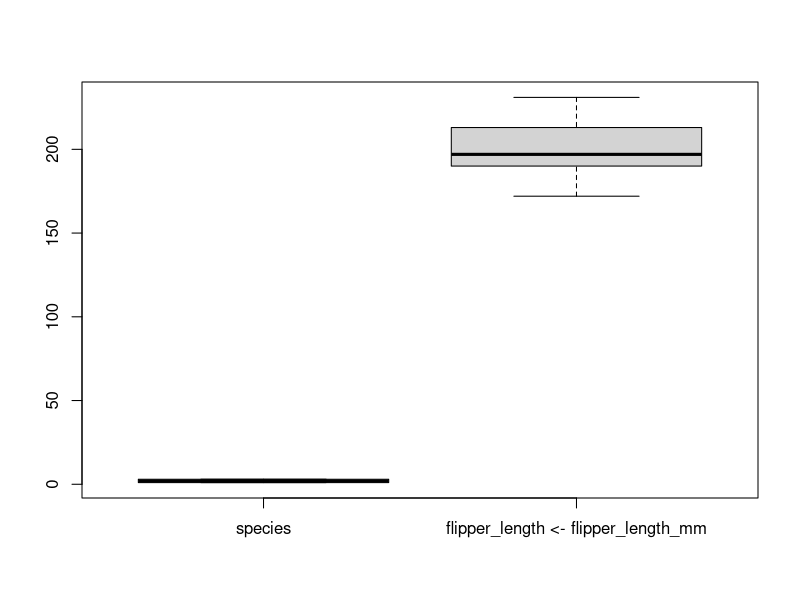

Source code (R):
#'---------HEADER---------
#'@title Homework 2
#'@author Nina McDonnell
#'@Date 9/24/20

#------Question 1 ----------
#1a Load palmerpenguins data set
library(palmerpenguins)
data(penguins)

#1b Head data set
head(penguins)

#1c What do you learn from str() and summary()?
str(penguins)   #The data is a 344 row x8 column tibble including factor, numeric, and integer vectors. 
summary(penguins)    #Gives totals of counts for each species, island, and year (factors), and describes variance of numeric and integer values- such as beak and flipper measurements and mass. 

#1d What are quanitles for bill depth accross whole dataset? What do those mean?
quantile(penguins$bill_depth_mm, na.rm=TRUE) #(see output for quanitles).  This means that 100% of penguins have bill lengths between 13.1 and 21.5 mm. (details in markdown). Had to use na.rm=true to remove NA values.

#------Question 2 ----------

#2a What is mean of the below vec? NA will cause a problem, use ?mean to solve.
my_vec <- c(1,4,7,NA,9)
mean(my_vec)
?mean
mean(my_vec, na.rm = TRUE) #mean =5.25

#2b. What is the mean, sd, and median of body mass across the data set? 
#Note, these NAs are going to cause some problems, so you might need to look at the documentation for the relevant functions.

mean(penguins$body_mass_g, na.rm=TRUE) #4201.754
median(penguins$body_mass_g, na.rm=TRUE) #4050
sd(penguins$body_mass_g, na.rm=TRUE) #801.9545

#2c. Repeat 2b, but, show us how these quantities differ by species

library(dplyr)
library(magrittr)

penguins %>% 
  group_by(species) %>% 
  summarize(avg_mass_species=mean(body_mass_g, na.rm=TRUE))

penguins %>% 
  group_by(species) %>% 
  summarize(med_mass_species=median(body_mass_g, na.rm=TRUE))

penguins %>% 
  group_by(species) %>% 
  summarize(sd_mass_species=sd(body_mass_g, na.rm=TRUE))

#2d. Repeat 2c, but just for Biscoe island. What is different in the results?

penguins %>% 
  filter(island=="Biscoe") %>% 
  group_by(species) %>% 
  summarize(avg_mass_species=mean(body_mass_g, na.rm=TRUE))

penguins %>% 
  filter(island=="Biscoe") %>% 
  group_by(species) %>% 
  summarize(med_mass_species=median(body_mass_g, na.rm=TRUE))

penguins %>% 
  filter(island=="Biscoe") %>% 
  group_by(species) %>% 
  summarize(sd_mass_species=sd(body_mass_g, na.rm=TRUE))

#2e Make a species-island column in penguins using paste(). This is an awesome function that takes multiple strings, 
#and slams them together using the argument sep = to define how the string should be combined. Try out paste("Hello", 
#"Goodbye", sep = "! ") to see how it works. Have the two be separated by _.

paste("Hello", "Goodbye", sep ="!")

penguins %>% 
  mutate(species_island=paste(species, island, sep="_"))

#------Question 3 ----------

#3a. Show the distribution of flipper_length_mm by species and island using boxplots. 

penguins %>% 
  group_by(species) %>% 
  summarise(flipper_length <- flipper_length_mm)%>% 
  boxplot()

#E.C. For one point of extra credit, redo creating the species_island column with the sep as \n instead of _. What does \n do? You will find it very handy in the future.

penguins %>% 
  mutate(species_island=paste(species, island, sep="\n"))
View(penguins)
